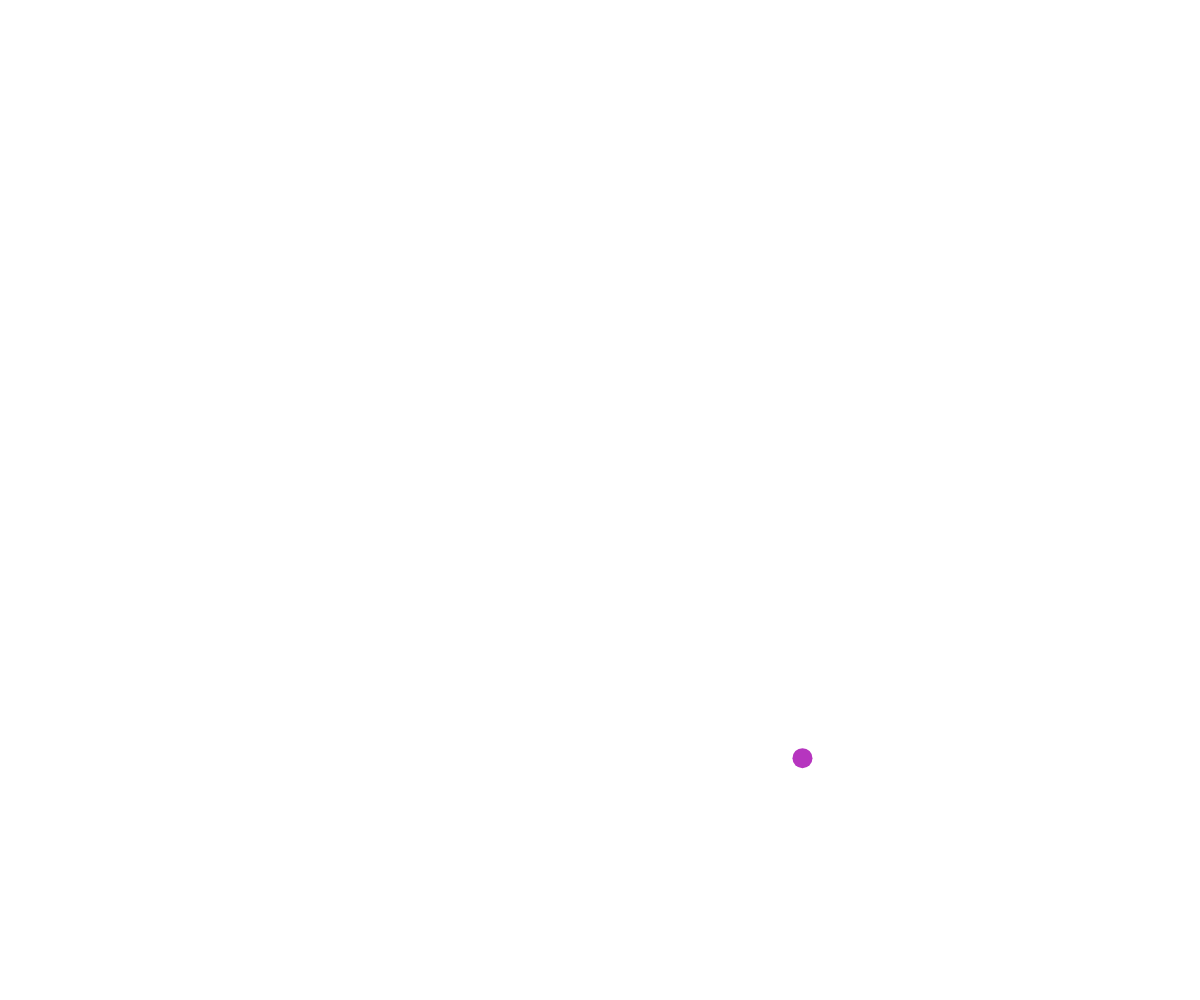
Frame 1 (no input)
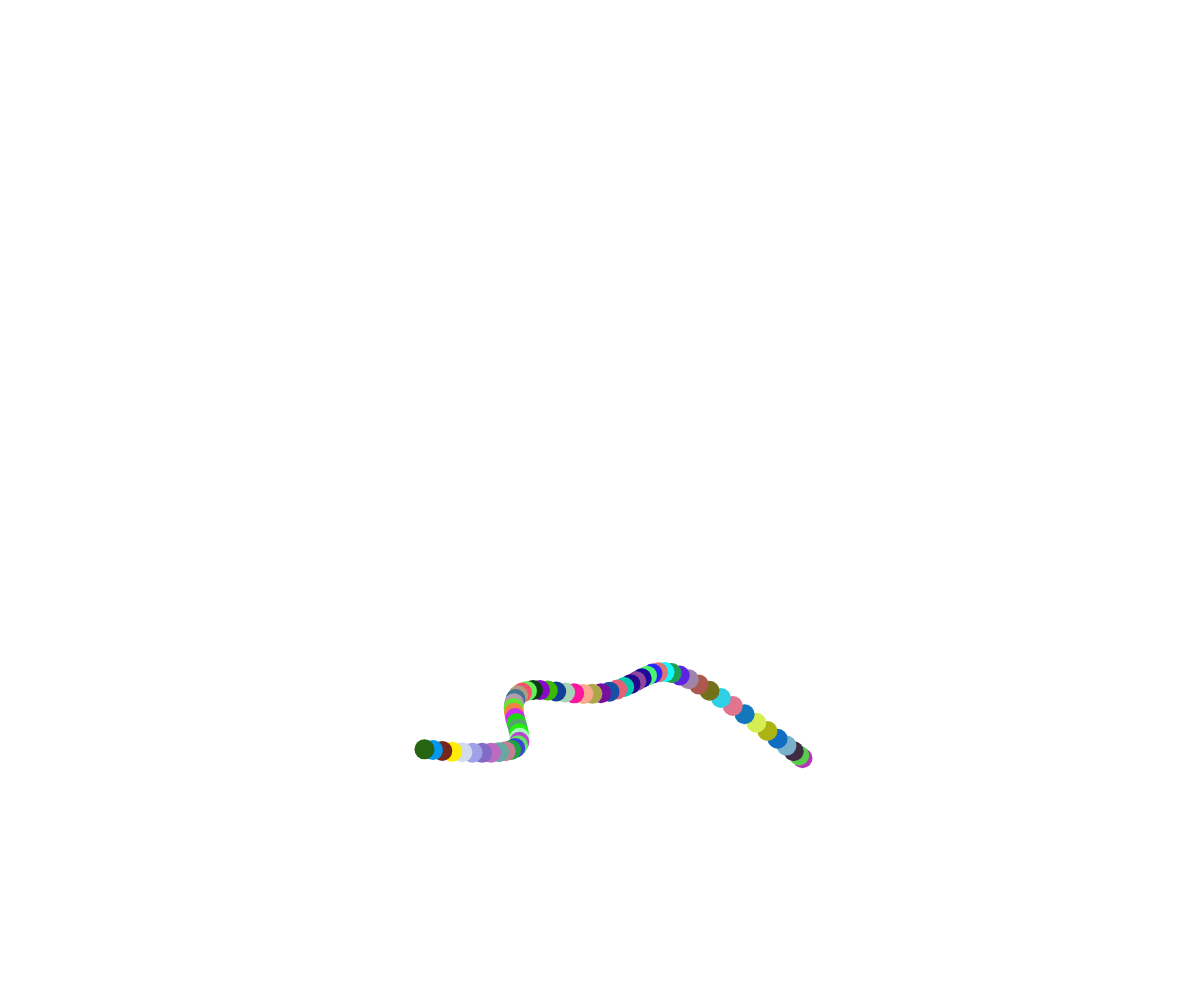
Frame 60 (no input)
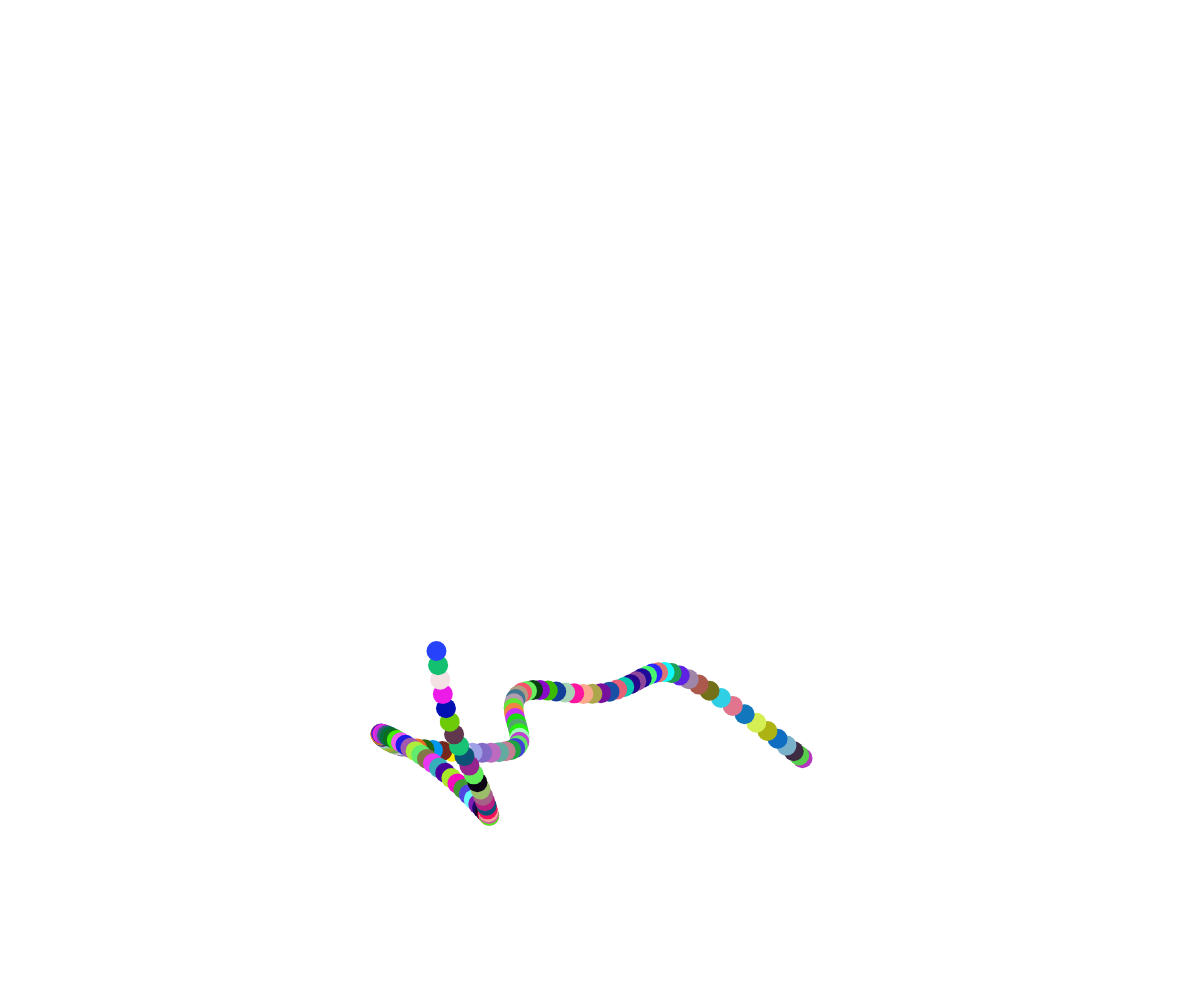
Frame 120 (the mouse pressed at the canvas centre since frame 60)

The p5.js sketch that drew these frames (run headless with seeded random() and noise() and a simulated clock; from frame 60 on, the mouse is pressed at the canvas centre):

// p5.js sketch
// ── sketch.js
// Perlin Noise Ball Demo

let x;
let y;
let time = 0;
let time_speed = 0.01;

function setup() {
  createCanvas(windowWidth, windowHeight);
  x = width / 2;
  y = height / 2;
  noStroke();
}

function draw() {
  fill(random(255), random(255), random(255));
  time += time_speed;

  x = noise(time) * width;
  y = noise(time + 10000) * height;
   circle(x, y, 20);
}
